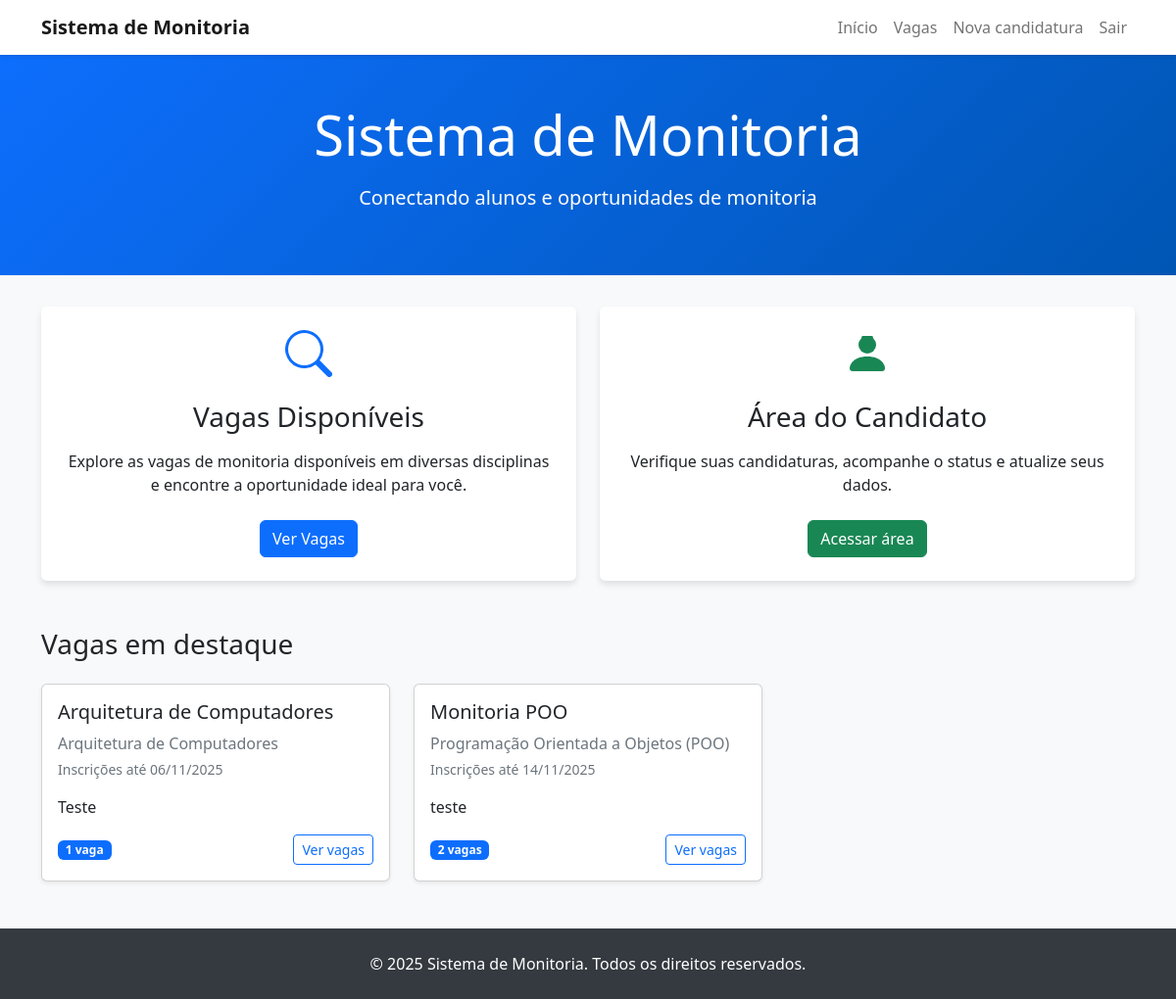
Page /index/ (signed in) on the committed database.
### content_app/models.py (models this page shows, shortened)
class TempoRegistro(models.Model):
    created_at = models.DateTimeField(auto_now_add=True)
    updated_at = models.DateTimeField(auto_now=True)
    class Meta:
        abstract = True

class VagaMonitoria(TempoRegistro):
    titulo = models.CharField(max_length=150)
    disciplina = models.ForeignKey(Disciplina, on_delete=models.PROTECT, related_name="vagas")
    prerequisitos = models.TextField(blank=True)
    responsabilidades = models.TextField(blank=True)
    periodo_minimo = models.PositiveSmallIntegerField(null=True, blank=True)
    cr_minimo = models.DecimalField(max_digits=4, decimal_places=2, null=True, blank=True,
                                    validators=[MinValueValidator(Decimal("0")), MaxValueValidator(Decimal("10"))])
    quantidade_vagas = models.PositiveSmallIntegerField(default=1, validators=[MinValueValidator(1)])
    carga_horaria_semanal = models.PositiveSmallIntegerField(default=4, validators=[MinValueValidator(1)])
    bolsa_valor = models.DecimalField(max_digits=9, decimal_places=2, null=True, blank=True)
    inscricoes_inicio = models.DateField(default=timezone.now)
    inscricoes_fim = models.DateField(default=timezone.now)
    monitoria_inicio = models.DateField(default=timezone.now)
    monitoria_fim = models.DateField(default=timezone.now)
    status = models.CharField(max_length=20, choices=VagaMonitoriaStatus.choices, default=VagaMonitoriaStatus.RASCUNHO)
    publicado_em = models.DateTimeField(null=True, blank=True)
    criado_por = models.ForeignKey(User, on_delete=models.PROTECT, related_name="vagas_criadas")
    atualizado_por = models.ForeignKey(User, null=True, blank=True, on_delete=models.SET_NULL,
                                       related_name="vagas_atualizadas")
    permitir_edicao_submetida = models.BooleanField(default=False)
    ativo = models.BooleanField(default=True)
    class Meta:
        ordering = ["-created_at"]
        verbose_name = "Vaga de Monitoria"
        verbose_name_plural = "Vagas de Monitoria"

class Disciplina(TempoRegistro):
    nome = models.CharField(max_length=150)
    codigo = models.CharField(max_length=20, unique=True)
    departamento = models.ForeignKey(Departamento, on_delete=models.PROTECT, related_name="disciplinas")
    carga_horaria = models.PositiveSmallIntegerField(validators=[MinValueValidator(1)])
    periodo = models.CharField(max_length=30)
    semestre = models.CharField(max_length=20)
    coordenador = models.ForeignKey(User, on_delete=models.PROTECT, related_name="disciplinas_coordenadas")
    ativo = models.BooleanField(default=True)
    class Meta:
        ordering = ["codigo"]
        unique_together = ("nome", "departamento", "semestre")

### content_app/views.py (the view)
# urls.py: path("index/", views.index, name="index"),
@login_required
def index(request):
    vagas_publicadas = (
        VagaMonitoria.objects.select_related("disciplina", "disciplina__departamento")
        .filter(status=VagaMonitoriaStatus.PUBLICADA, ativo=True)
        .order_by("inscricoes_fim")[:6]
    )
    return render(request, "index.html", {"vagas_publicadas": vagas_publicadas})

### streaming_platform/templates/index.html (shortened to what this page needs)
{% extends 'base.html' %}
{% block hero_subtitle %}Conectando alunos e oportunidades de monitoria{% endblock %}
{% block content %}
<div class="container mb-5">
    <div class="row g-4">
        <div class="col-md-6">
            <div class="card feature-card h-100">
                <div class="card-body text-center p-4">
                    <div class="mb-4">
                    </div>
                    <h3 class="card-title mb-3">Vagas Disponíveis</h3>
                    <p class="card-text mb-4">Explore as vagas de monitoria disponíveis em diversas disciplinas e encontre a oportunidade ideal para você.</p>
                    <a href="{% url 'listar_vagas' %}" class="btn btn-primary">Ver Vagas</a>
                </div>
            </div>
        </div>
        <div class="col-md-6">
            <div class="card feature-card h-100">
                <div class="card-body text-center p-4">
                    <div class="mb-4">
                    </div>
                    <h3 class="card-title mb-3">Área do Candidato</h3>
                    <p class="card-text mb-4">Verifique suas candidaturas, acompanhe o status e atualize seus dados.</p>
                    <a href="{% url 'area_candidato' %}" class="btn btn-success">Acessar área</a>
                </div>
            </div>
        </div>
    </div>
</div>
{% if vagas_publicadas %}
<div class="container mb-5">
    <h3 class="mb-4">Vagas em destaque</h3>
    <div class="row g-4">
        {% for vaga in vagas_publicadas %}
        <div class="col-md-4">
            <div class="card h-100 shadow-sm">
                <div class="card-body d-flex flex-column">
                    <h5 class="card-title">{{ vaga.titulo }}</h5>
                    <p class="text-muted mb-1">{{ vaga.disciplina.nome }}</p>
                    <p class="small text-secondary mb-3">Inscrições até {{ vaga.inscricoes_fim|date:"d/m/Y" }}</p>
                    <p class="mb-3">{{ vaga.prerequisitos|truncatewords:20 }}</p>
                    <div class="mt-auto d-flex justify-content-between align-items-center">
                        <span class="badge bg-primary">{{ vaga.quantidade_vagas }} vaga{{ vaga.quantidade_vagas|pluralize }}</span>
                        <a href="{% url 'listar_vagas' %}" class="btn btn-outline-primary btn-sm">Ver vagas</a>
                    </div>
                </div>
            </div>
        </div>
        {% endfor %}
    </div>
</div>
{% endif %}
{% endblock %}

### rows in the picture
VagaMonitoria: titulo "Arquitetura de Computadores", disciplina.nome "Arquitetura de Computadores", inscricoes_fim "06/11/2025", prerequisitos "Teste", quantidade_vagas "1"
VagaMonitoria: titulo "Monitoria POO", disciplina.nome "Programação Orientada a Objetos (POO)", inscricoes_fim "14/11/2025", prerequisitos "teste", quantidade_vagas "2"
